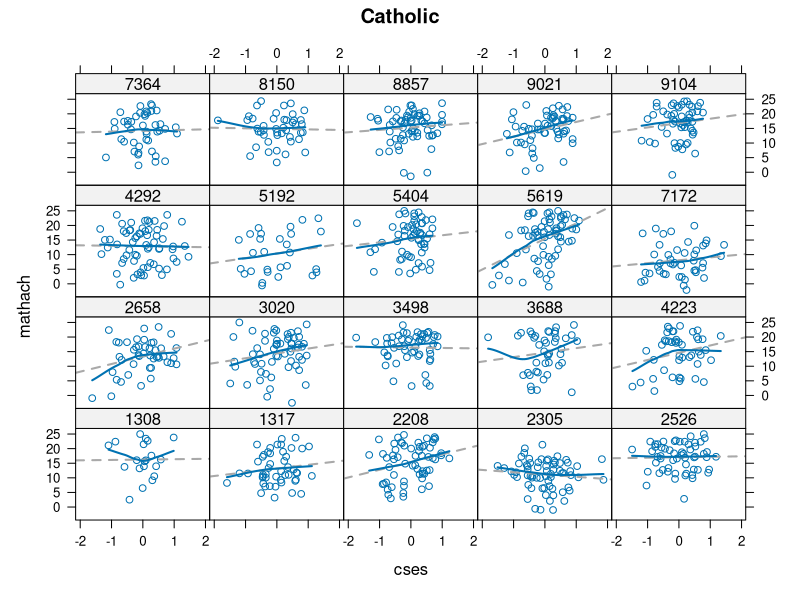
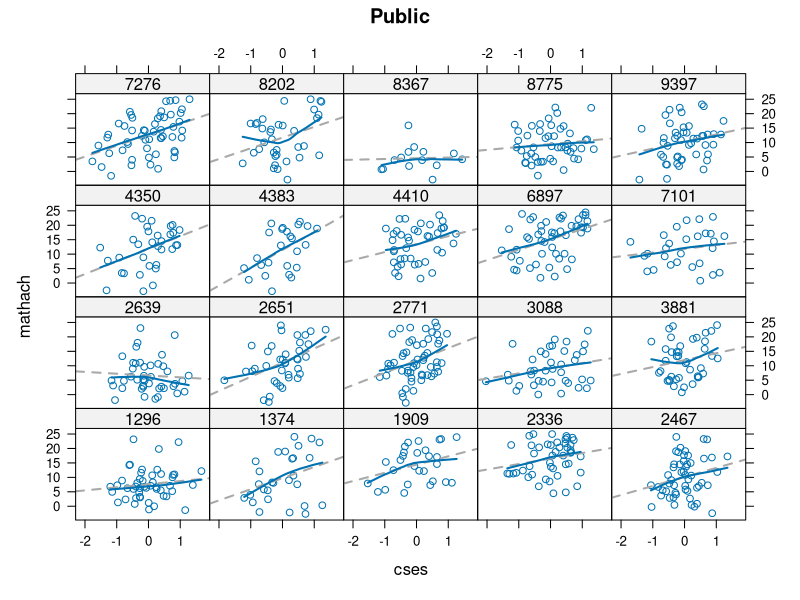
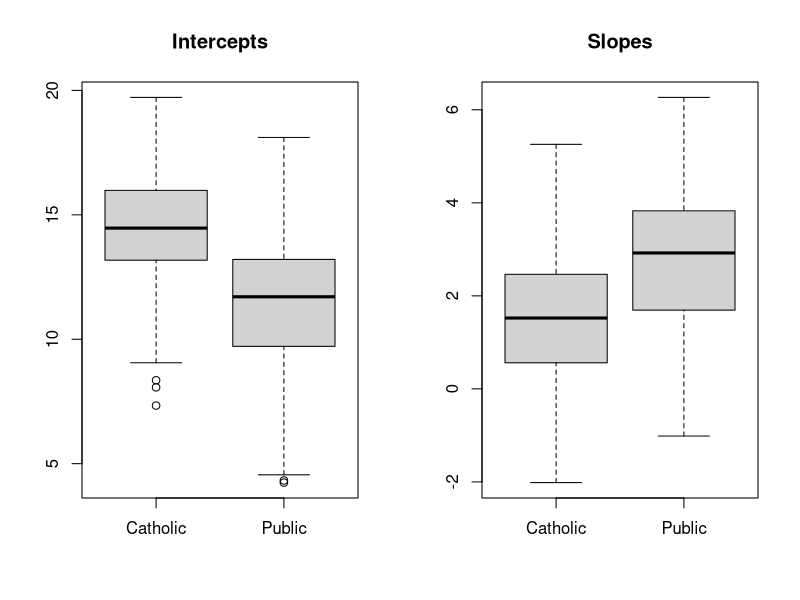
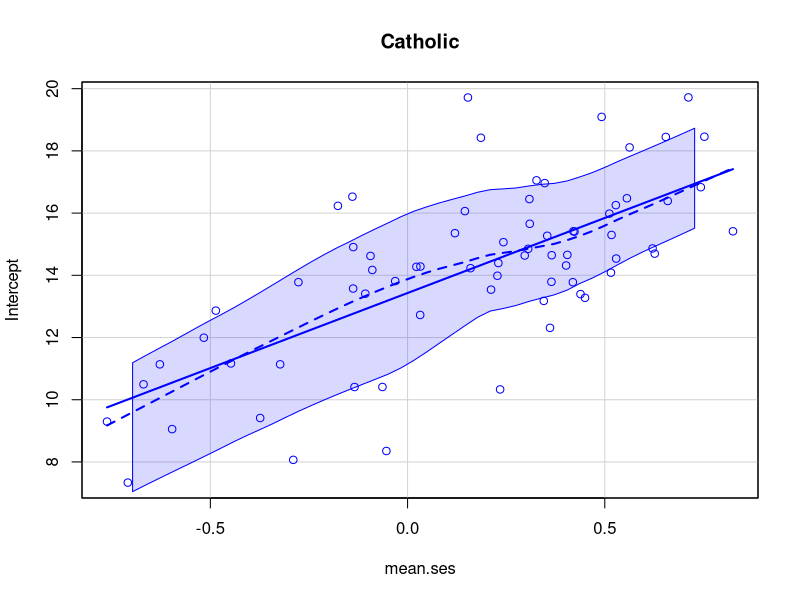
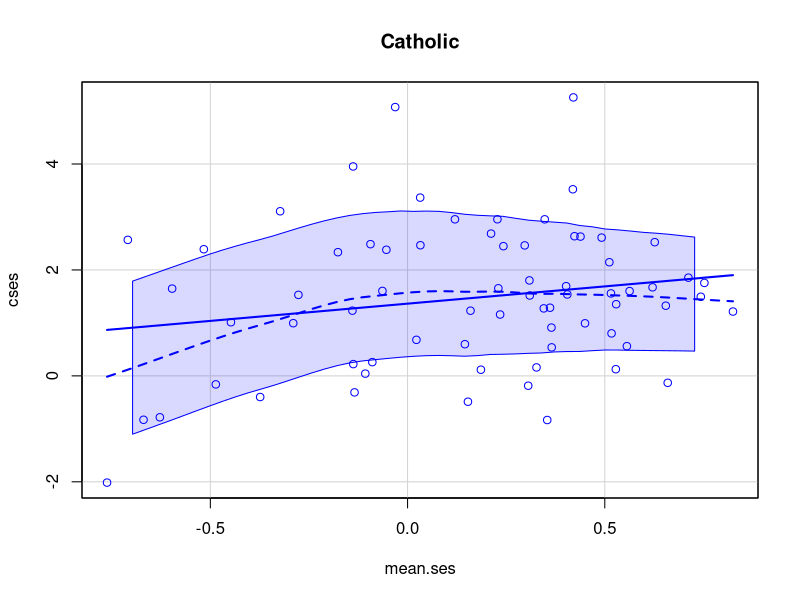
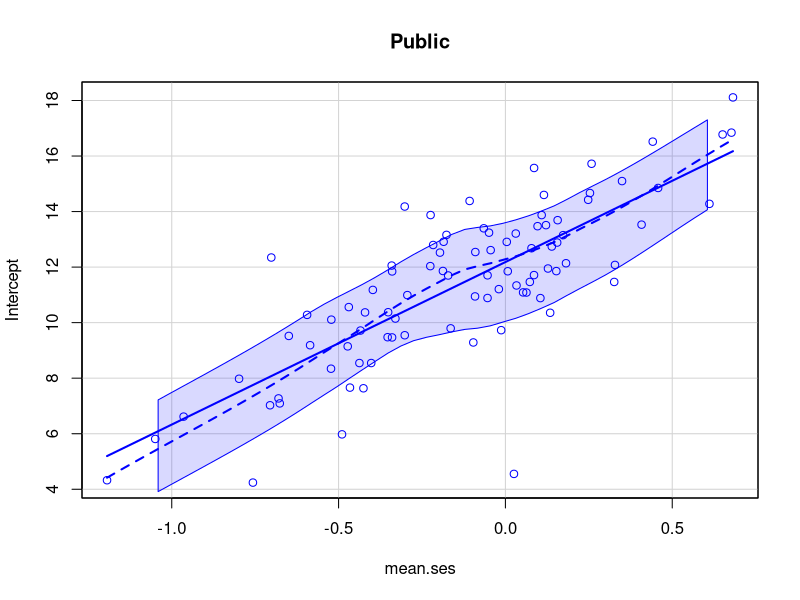
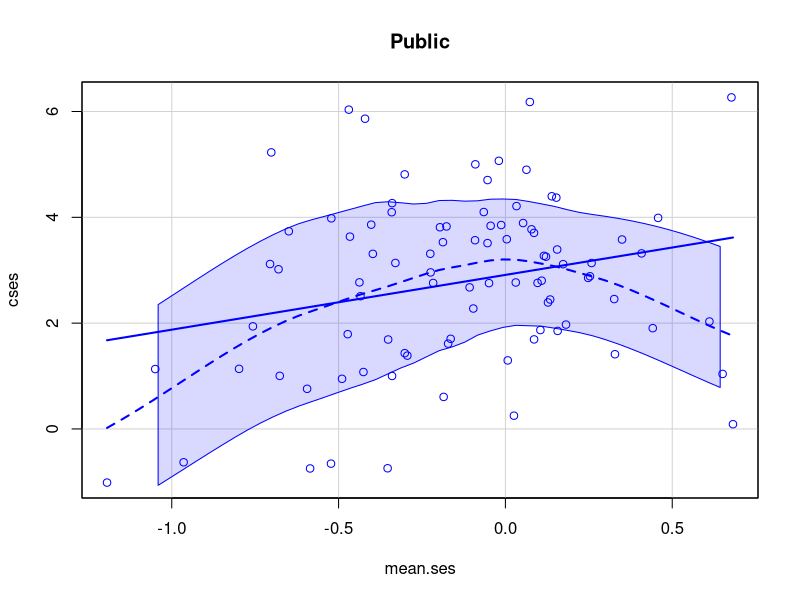

Generate these figures, in order, with R: (Note: this script raises an error after producing the figures.)
##-----------------------------------------------------##
##  An R Companion to Applied Regression, 3rd Edition  ##
##      J. Fox and S. Weisberg, Sage Publications      ##
##               Script for Chapter 7                  ##
##-----------------------------------------------------##

library("car")
library("nlme")


brief(MathAchieve, cols=c(6, 0))

brief(MathAchSchool)

library("dplyr")
MathAchieve %>% group_by(School) %>%
    summarize(mean.ses = mean(SES)) -> Temp
Temp <- merge(MathAchSchool, Temp, by="School")
brief(Temp)

HSB <- merge(Temp[, c("School", "Sector", "mean.ses")],
    MathAchieve[, c("School", "SES", "MathAch")], by="School")
names(HSB) <- tolower(names(HSB))

HSB$cses <- with(HSB, ses - mean.ses)
brief(HSB)

set.seed(12345) # for reproducibility
cat <- with(HSB, sample(unique(school[sector == "Catholic"]), 20))
Cat.20 <- HSB[is.element(HSB$school, cat), ]
dim(Cat.20)
pub <- with(HSB, sample(unique(school[sector == "Public"]), 20))
Pub.20 <- HSB[is.element(HSB$school, pub), ]
dim(Pub.20)

library("lattice")
xyplot(mathach ~ cses | school, data=Cat.20, main="Catholic",
    panel=function(x, y){
        panel.points(x, y)
        panel.lmline(x, y, lty=2, lwd=2, col="darkgray")
        panel.loess(x, y, span=1, lwd=2)
    }
)

xyplot(mathach ~ cses | school, data=Pub.20, main="Public",
    panel=function(x, y){
        panel.points(x, y)
        panel.lmline(x, y, lty=2, lwd=2, col="darkgray")
        panel.loess(x, y, span=1, lwd=2)
    }
)

cat.list <- lmList(mathach ~ cses | school,
    subset = sector == "Catholic", data=HSB)
pub.list <- lmList(mathach ~ cses | school,
    subset = sector == "Public", data=HSB)

brief(pub.list[[1]])

cat.coef <- coef(cat.list)
head(cat.coef)  # first 6 Catholic schools
pub.coef <- coef(pub.list)

old <- par(mfrow=c(1, 2))
boxplot(cat.coef[, 1], pub.coef[, 1], main="Intercepts",
    names=c("Catholic", "Public"))
boxplot(cat.coef[, 2], pub.coef[, 2], main="Slopes",
    names=c("Catholic", "Public"))
par(old) # restore

cat.coef <- merge(cat.coef, Temp[, c("School", "mean.ses")],
                  by.x="row.names", by.y="School")
pub.coef <- merge(pub.coef, Temp[, c("School", "mean.ses")],
                  by.x="row.names", by.y="School")
colnames(pub.coef)[2] <- colnames(cat.coef)[2] <- "Intercept"
head(cat.coef)

scatterplot(Intercept ~ mean.ses, data=cat.coef, boxplots=FALSE,
    main="Catholic")
scatterplot(cses ~ mean.ses, data=cat.coef, boxplots=FALSE,
    main="Catholic")
scatterplot(Intercept ~ mean.ses, data=pub.coef, boxplots=FALSE,
    main="Public")
scatterplot(cses ~ mean.ses, data=pub.coef, boxplots=FALSE,
    main="Public")

brief(lm(Intercept ~ mean.ses, data=cat.coef))
brief(lm(Intercept ~ mean.ses, data=pub.coef))

HSB$sector <- factor(HSB$sector, levels=c("Public", "Catholic"))

hsb.lme.1 <- lme(mathach ~ mean.ses*cses + sector*cses,
    random = ~ cses | school, data=HSB)

S(hsb.lme.1)

library("effects")

plot(predictorEffects(hsb.lme.1, ~ cses,
        xlevels=list(mean.ses=round(seq(-1.2, 0.8, length=6), 1))),
    lines=list(multiline=TRUE, lwd=4), confint=list(style="bands"),
    axes=list(x=list(rug=FALSE)),
    lattice=list(key.args=list(space="right",  columns=1)))

hsb.lme.2 <- update(hsb.lme.1,
    random = ~ 1 | school)  # omitting random effect of cses
anova(hsb.lme.1, hsb.lme.2)

hsb.lme.3 <- update(hsb.lme.1,
    random = ~ cses - 1 | school)  # omitting random intercept
anova(hsb.lme.1, hsb.lme.3)

pvalCorrected <- function(chisq, df){
    (pchisq(chisq, df, lower.tail=FALSE) +
            pchisq(chisq, df - 1, lower.tail=FALSE))/2
}
pvalCorrected(1.1241, df=2)
pvalCorrected(220.56, df=2)

compareCoefs(hsb.lme.1, hsb.lme.2)

library("lme4")
hsb.lmer.1 <- lmer(mathach ~ mean.ses*cses + sector*cses
    + (cses | school), data=HSB)
S(hsb.lmer.1)

hsb.lmer.2 <- lmer(mathach ~ mean.ses*cses + sector*cses
    + (1 | school), data=HSB) # omitting random effect of cses
anova(hsb.lmer.1, hsb.lmer.2)

anova(hsb.lmer.1, hsb.lmer.2, refit=FALSE)

Anova(hsb.lmer.2)

fixef(hsb.lmer.2)

school.effects <- ranef(hsb.lmer.2)$school
head(school.effects)

school.effects$sector <- MathAchSchool$Sector
school.effects$intercept <- school.effects$"(Intercept)" + 
    ifelse(school.effects$sector == "Public",
        fixef(hsb.lmer.2)[1], sum(fixef(hsb.lmer.2)[c(1, 4)]))
head(school.effects)

school.effects <- school.effects[order(school.effects$intercept), ]
head(school.effects)
tail(school.effects)

brief(Blackmore, rows=c(5, 3))

Blackmore$agegroup <- with(Blackmore,
    cut(age, quantile(age, c(0, 0.25, 0.5, 0.75, 1)),
        include.lowest=TRUE))
xtabs(~ group + agegroup, data=Blackmore)

densityplot( ~ exercise | agegroup + group,
    panel = function(x){
         res <- adaptiveKernel(x, from=0)
         llines(res$x, res$y, lwd=2, col="darkgray")
         panel.rug(x)
         p <- sum(x == 0)/length(x)
         llines(c(0, 0), c(0, p))
         lpoints(0, p, pch=16)
    },
    strip=strip.custom(strip.names=c(TRUE, TRUE)),
    data=Blackmore, xlab="Exercise (hours/week)")

blackmore.mod.1 <- lmer(exercise ~ age*group + (age|subject), 
    data=Blackmore)

Blackmore$tran.exercise <- bcnPower(Blackmore$exercise,
            lambda=0.25, gamma=0.1)
tzero <- min(Blackmore$tran.exercise) # transformed 0
densityplot( ~ tran.exercise | agegroup + group,
    panel = function(x){
         res <- adaptiveKernel(x, from=tzero)
         llines(res$x, res$y, lwd=2, col="darkgray")
         panel.rug(x)
         p <- sum(x == tzero)/length(x)
         llines(c(tzero, tzero), c(0, p))
         lpoints(tzero, p, pch=16)
    },
    strip=strip.custom(strip.names=c(TRUE, TRUE)),
    data=Blackmore, xlab="Transformed Exercise")

set.seed(12345) # for reproducibility
pat.sample <- with(Blackmore,
            sample(unique(subject[group == "patient"]), 20))
con.sample <- with(Blackmore,
            sample(unique(subject[group == "control"]), 20))
print(xyplot(tran.exercise ~ age|subject, data=Blackmore,
       subset=(subject %in% con.sample),
       type=c("p", "r", "g"),
       ylab="Transformed minutes of exercise",
       main="Control Subjects",
       ylim=1.2*range(Blackmore$tran.exercise),
       layout=c(5, 4), aspect=1.0),
       position=c(0, 0, 0.5, 1), more=TRUE)
print(xyplot(tran.exercise ~ age|subject, data=Blackmore,
       subset=(subject %in% pat.sample),
       type=c("p", "r", "g"),
       ylab="Transformed minutes of exercise",
       main="Patients",
       ylim=1.2*range(Blackmore$tran.exercise),
       layout=c(5, 4), aspect=1.0),
       position=c(0.5, 0, 1, 1))

pat.list <- nlme::lmList(tran.exercise ~ I(age - 8) | subject,
                   subset = group=="patient", data=Blackmore)
con.list <- nlme::lmList(tran.exercise ~ I(age - 8) | subject,
                   subset = group=="control", data=Blackmore)
pat.coef <- coef(pat.list)
con.coef <- coef(con.list)
old <- par(mfrow=c(1, 2))
boxplot(pat.coef[,1], con.coef[,1], main="Intercepts",
        names=c("Patients", "Controls"))
boxplot(pat.coef[,2], con.coef[,2], main="Slopes",
        names=c("Patients", "Controls"))
par(old)

blackmore.mod.2.lmer <- lmer(tran.exercise ~ I(age - 8)*group + 
    (I(age - 8) | subject), data=Blackmore)
S(blackmore.mod.2.lmer)
Anova(blackmore.mod.2.lmer, test.statistic="F")

blackmore.mod.2.lme <- lme(tran.exercise ~ I(age - 8)*group,
    random = ~ 1 + I(age - 8) | subject, data=Blackmore)
fixef(blackmore.mod.2.lme)

bm.eff <- Effect(c("age", "group"), blackmore.mod.2.lmer,
    xlevels=list(age=seq(8, 18, by=2)),
    transformation=list(
        link=function(x) bcnPower(x, lambda=0.25, gamma=0.1),
        inverse=function(z) 
            bcnPowerInverse(z, lambda=0.25, gamma=0.1)))
plot(bm.eff,
    axes=list(y=list(type="response"), x=list(rug=FALSE)),
    lines=list(multiline=TRUE, lwd=2),
    confint=list(style="bands"),
    lattice=list(key.args=list(x = 0.20, y = 0.75,
        corner = c(0, 0), padding.text = 1.25)),
    xlab="Age (years)", ylab="Exercise (hours/week)", main="")

blackmore.mod.3.lmer <- lmer(tran.exercise ~ I(age - 8)*group +  
    (1 | subject), data=Blackmore) # no random slopes
anova(blackmore.mod.2.lmer, blackmore.mod.3.lmer, refit=FALSE)
pvalCorrected(35.1, 2)

blackmore.mod.4.lmer <- lmer(tran.exercise ~ I(age - 8)*group + 
    (age - 1 | subject), Blackmore) # no random intercepts
anova(blackmore.mod.2.lmer, blackmore.mod.4.lmer, refit=FALSE) 
pvalCorrected(28.5, 2)


blackmore.mod.6.lme<- update(blackmore.mod.2.lme, 
    random = ~ 1|subject, # random intercepts
    correlation = corCAR1(form = ~ I(age - 8) | subject))
blackmore.mod.7.lme<- update(blackmore.mod.2.lme, 
    random = ~ I(age - 8) - 1 | subject, # random slopes
    correlation = corCAR1(form = ~ I(age - 8) | subject))

AIC(blackmore.mod.2.lme, blackmore.mod.6.lme, blackmore.mod.7.lme)
BIC(blackmore.mod.2.lme, blackmore.mod.6.lme, blackmore.mod.7.lme)

compareCoefs(blackmore.mod.2.lme, blackmore.mod.6.lme, 
    blackmore.mod.7.lme)

hsb.lm <- lm(mathach ~ mean.ses*cses + sector*cses, data=HSB)

Mpls <- merge(MplsStops, MplsDemo, by="neighborhood")
nrow(Mpls)
names(Mpls)

Mpls <- subset(Mpls, 
    subset = problem == "suspicious" & MDC == "MDC",
    select=c("neighborhood", "race", "gender", "black", 
        "personSearch"))
summary(Mpls)

Mpls$race <- Recode(Mpls$race, 
    ' "White" = "White"; "Black" = "Black"; 
        "Native American" = "Native American"; else=NA ')
Mpls$gender[Mpls$gender == "Unknown"] <- NA
Mpls$gender <- droplevels(Mpls$gender)
Mpls <- na.omit(Mpls)
Mpls$neighborhood <- droplevels(Mpls$neighborhood)
Mpls$race <- factor(Mpls$race, 
    levels=c("White", "Black", "Native American"))
summary(Mpls)
nrow(Mpls)

ftable(round(100*
        prop.table(xtabs(~ race + gender + personSearch, data=Mpls), 
            margin=c(1, 2)), 
        1))

summary(as.vector(xtabs(~ neighborhood, data=Mpls)))
summary(as.vector(xtabs(~ neighborhood + gender + race, data=Mpls)))

mod.mpls <- glmer(personSearch ~ race*gender + black 
        + (1 | neighborhood), data=Mpls, family=binomial)

Anova(mod.mpls)
S(mod.mpls)

plot(Effect(c("race", "gender"), mod.mpls), 
     lines=list(multiline=TRUE), confint=list(style="bars"))
